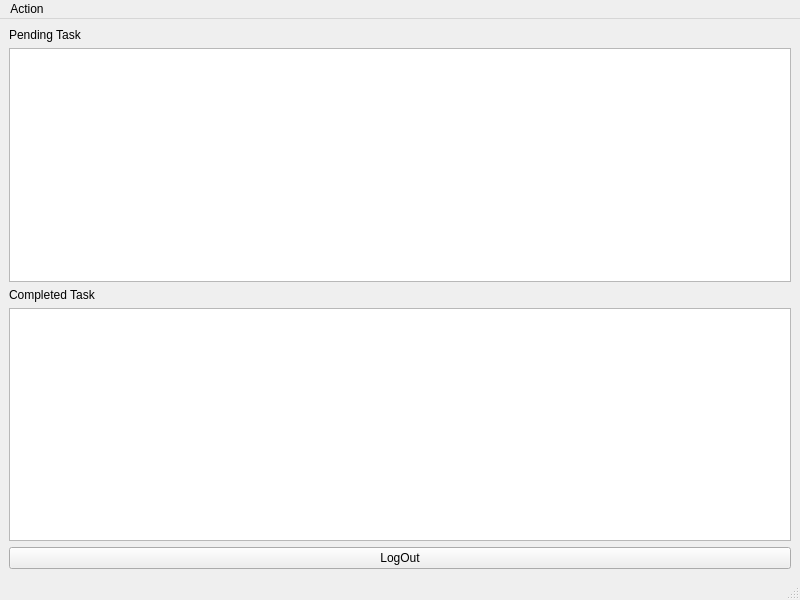
<?xml version="1.0" encoding="UTF-8"?>
<ui version="4.0">
 <class>SecondMainWindow</class>
 <widget class="QMainWindow" name="SecondMainWindow">
  <property name="geometry">
   <rect>
    <x>0</x>
    <y>0</y>
    <width>800</width>
    <height>600</height>
   </rect>
  </property>
  <property name="windowTitle">
   <string>MainWindow</string>
  </property>
  <widget class="QWidget" name="centralwidget">
   <layout class="QVBoxLayout" name="verticalLayout_2">
    <item>
     <widget class="QLabel" name="label">
      <property name="text">
       <string>Pending Task</string>
      </property>
     </widget>
    </item>
    <item>
     <layout class="QVBoxLayout" name="verticalLayout">
      <item>
       <widget class="QListWidget" name="listWidgetPending"/>
      </item>
      <item>
       <widget class="QLabel" name="label_2">
        <property name="text">
         <string>Completed Task</string>
        </property>
       </widget>
      </item>
      <item>
       <widget class="QListWidget" name="listWidgetCompleted"/>
      </item>
     </layout>
    </item>
    <item>
     <widget class="QPushButton" name="pushButton">
      <property name="text">
       <string>LogOut</string>
      </property>
     </widget>
    </item>
   </layout>
  </widget>
  <widget class="QMenuBar" name="menubar">
   <property name="geometry">
    <rect>
     <x>0</x>
     <y>0</y>
     <width>800</width>
     <height>22</height>
    </rect>
   </property>
   <widget class="QMenu" name="menuAction">
    <property name="title">
     <string>Action</string>
    </property>
    <addaction name="actionAdd_Task"/>
    <addaction name="actionEdit_Task"/>
    <addaction name="actionCompleted_Task"/>
    <addaction name="actionDelete_Pending_Task"/>
    <addaction name="actionDeleted_Completed_Task"/>
    <addaction name="actionQuit"/>
   </widget>
   <addaction name="menuAction"/>
  </widget>
  <widget class="QStatusBar" name="statusbar"/>
  <action name="actionAdd_Task">
   <property name="text">
    <string>Add Task</string>
   </property>
  </action>
  <action name="actionEdit_Task">
   <property name="text">
    <string>Edit Task</string>
   </property>
  </action>
  <action name="actionCompleted_Task">
   <property name="text">
    <string>Completed Task</string>
   </property>
  </action>
  <action name="actionDelete_Pending_Task">
   <property name="text">
    <string>Delete Pending Task</string>
   </property>
  </action>
  <action name="actionDeleted_Completed_Task">
   <property name="text">
    <string>Deleted Completed Task</string>
   </property>
  </action>
  <action name="actionQuit">
   <property name="text">
    <string>Quit</string>
   </property>
  </action>
 </widget>
 <resources/>
 <connections/>
</ui>
